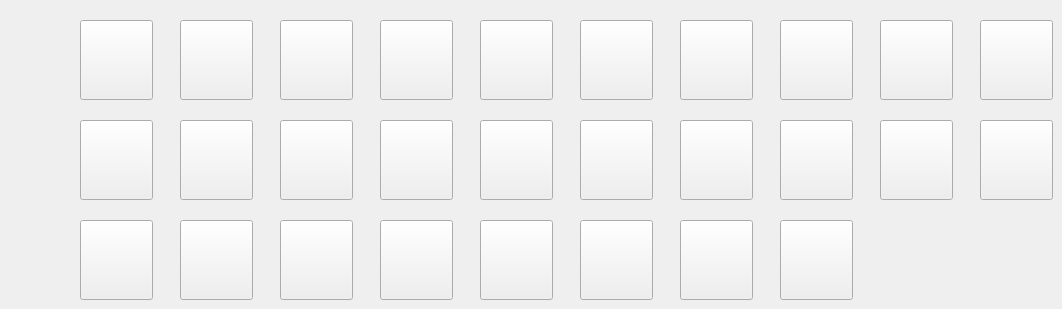
      <widget class="QWidget" name="tab_3">
       <property name="autoFillBackground">
        <bool>true</bool>
       </property>
       <attribute name="title">
        <string>Archer</string>
       </attribute>
       <widget class="QPushButton" name="servant_cal_012">
        <property name="geometry">
         <rect>
          <x>80</x>
          <y>20</y>
          <width>73</width>
          <height>80</height>
         </rect>
        </property>
        <property name="text">
         <string notr="true"/>
        </property>
        <property name="icon">
         <iconset resource="resource.qrc">
          <normaloff>:/resource/head/012.jpg</normaloff>:/resource/head/012.jpg</iconset>
        </property>
        <property name="iconSize">
         <size>
          <width>80</width>
          <height>80</height>
         </size>
        </property>
        <property name="autoRepeat">
         <bool>false</bool>
        </property>
       </widget>
       <widget class="QPushButton" name="servant_cal_129">
        <property name="geometry">
         <rect>
          <x>480</x>
          <y>20</y>
          <width>73</width>
          <height>80</height>
         </rect>
        </property>
        <property name="text">
         <string notr="true"/>
        </property>
        <property name="icon">
         <iconset resource="resource.qrc">
          <normaloff>:/resource/head/129.jpg</normaloff>:/resource/head/129.jpg</iconset>
        </property>
        <property name="iconSize">
         <size>
          <width>80</width>
          <height>80</height>
         </size>
        </property>
        <property name="autoRepeat">
         <bool>false</bool>
        </property>
       </widget>
       <widget class="QPushButton" name="servant_cal_014">
        <property name="geometry">
         <rect>
          <x>80</x>
          <y>120</y>
          <width>73</width>
          <height>80</height>
         </rect>
        </property>
        <property name="text">
         <string notr="true"/>
        </property>
        <property name="icon">
         <iconset resource="resource.qrc">
          <normaloff>:/resource/head/014.jpg</normaloff>:/resource/head/014.jpg</iconset>
        </property>
        <property name="iconSize">
         <size>
          <width>80</width>
          <height>80</height>
         </size>
        </property>
        <property name="autoRepeat">
         <bool>false</bool>
        </property>
       </widget>
       <widget class="QPushButton" name="servant_cal_216">
        <property name="geometry">
         <rect>
          <x>880</x>
          <y>20</y>
          <width>73</width>
          <height>80</height>
         </rect>
        </property>
        <property name="text">
         <string notr="true"/>
        </property>
        <property name="icon">
         <iconset resource="resource.qrc">
          <normaloff>:/resource/head/216.jpg</normaloff>:/resource/head/216.jpg</iconset>
        </property>
        <property name="iconSize">
         <size>
          <width>80</width>
          <height>80</height>
         </size>
        </property>
        <property name="autoRepeat">
         <bool>false</bool>
        </property>
       </widget>
       <widget class="QPushButton" name="servant_cal_207">
        <property name="geometry">
         <rect>
          <x>80</x>
          <y>220</y>
          <width>73</width>
          <height>80</height>
         </rect>
        </property>
        <property name="text">
         <string notr="true"/>
        </property>
        <property name="icon">
         <iconset resource="resource.qrc">
          <normaloff>:/resource/head/207.jpg</normaloff>:/resource/head/207.jpg</iconset>
        </property>
        <property name="iconSize">
         <size>
          <width>80</width>
          <height>80</height>
         </size>
        </property>
        <property name="autoRepeat">
         <bool>false</bool>
        </property>
       </widget>
       <widget class="QPushButton" name="servant_cal_122">
        <property name="geometry">
         <rect>
          <x>280</x>
          <y>120</y>
          <width>73</width>
          <height>80</height>
         </rect>
        </property>
        <property name="text">
         <string notr="true"/>
        </property>
        <property name="icon">
         <iconset resource="resource.qrc">
          <normaloff>:/resource/head/122.jpg</normaloff>:/resource/head/122.jpg</iconset>
        </property>
        <property name="iconSize">
         <size>
          <width>80</width>
          <height>80</height>
         </size>
        </property>
        <property name="autoRepeat">
         <bool>false</bool>
        </property>
       </widget>
       <widget class="QPushButton" name="servant_cal_212">
        <property name="geometry">
         <rect>
          <x>780</x>
          <y>20</y>
          <width>73</width>
          <height>80</height>
         </rect>
        </property>
        <property name="text">
         <string notr="true"/>
        </property>
        <property name="icon">
         <iconset resource="resource.qrc">
          <normaloff>:/resource/head/212.jpg</normaloff>:/resource/head/212.jpg</iconset>
        </property>
        <property name="iconSize">
         <size>
          <width>80</width>
          <height>80</height>
         </size>
        </property>
        <property name="autoRepeat">
         <bool>false</bool>
        </property>
       </widget>
       <widget class="QPushButton" name="servant_cal_131">
        <property name="geometry">
         <rect>
          <x>380</x>
          <y>120</y>
          <width>73</width>
          <height>80</height>
         </rect>
        </property>
        <property name="text">
         <string notr="true"/>
        </property>
        <property name="icon">
         <iconset resource="resource.qrc">
          <normaloff>:/resource/head/131.jpg</normaloff>:/resource/head/131.jpg</iconset>
        </property>
        <property name="iconSize">
         <size>
          <width>80</width>
          <height>80</height>
         </size>
        </property>
        <property name="autoRepeat">
         <bool>false</bool>
        </property>
       </widget>
       <widget class="QPushButton" name="servant_cal_180">
        <property name="geometry">
         <rect>
          <x>680</x>
          <y>120</y>
          <width>73</width>
          <height>80</height>
         </rect>
        </property>
        <property name="text">
         <string notr="true"/>
        </property>
        <property name="icon">
         <iconset resource="resource.qrc">
          <normaloff>:/resource/head/180.jpg</normaloff>:/resource/head/180.jpg</iconset>
        </property>
        <property name="iconSize">
         <size>
          <width>80</width>
          <height>80</height>
         </size>
        </property>
        <property name="autoRepeat">
         <bool>false</bool>
        </property>
       </widget>
       <widget class="QPushButton" name="servant_cal_077">
        <property name="geometry">
         <rect>
          <x>280</x>
          <y>20</y>
          <width>73</width>
          <height>80</height>
         </rect>
        </property>
        <property name="text">
         <string notr="true"/>
        </property>
        <property name="icon">
         <iconset resource="resource.qrc">
          <normaloff>:/resource/head/077.jpg</normaloff>:/resource/head/077.jpg</iconset>
        </property>
        <property name="iconSize">
         <size>
          <width>80</width>
          <height>80</height>
         </size>
        </property>
        <property name="autoRepeat">
         <bool>false</bool>
        </property>
       </widget>
       <widget class="QPushButton" name="servant_cal_200">
        <property name="geometry">
         <rect>
          <x>980</x>
          <y>120</y>
          <width>73</width>
          <height>80</height>
         </rect>
        </property>
        <property name="text">
         <string notr="true"/>
        </property>
        <property name="icon">
         <iconset resource="resource.qrc">
          <normaloff>:/resource/head/200.jpg</normaloff>:/resource/head/200.jpg</iconset>
        </property>
        <property name="iconSize">
         <size>
          <width>80</width>
          <height>80</height>
         </size>
        </property>
        <property name="autoRepeat">
         <bool>false</bool>
        </property>
       </widget>
       <widget class="QPushButton" name="servant_cal_069">
        <property name="geometry">
         <rect>
          <x>180</x>
          <y>120</y>
          <width>73</width>
          <height>80</height>
         </rect>
        </property>
        <property name="text">
         <string notr="true"/>
        </property>
        <property name="icon">
         <iconset resource="resource.qrc">
          <normaloff>:/resource/head/069.jpg</normaloff>:/resource/head/069.jpg</iconset>
        </property>
        <property name="iconSize">
         <size>
          <width>80</width>
          <height>80</height>
         </size>
        </property>
        <property name="autoRepeat">
         <bool>false</bool>
        </property>
       </widget>
       <widget class="QPushButton" name="servant_cal_063">
        <property name="geometry">
         <rect>
          <x>380</x>
          <y>220</y>
          <width>73</width>
          <height>80</height>
         </rect>
        </property>
        <property name="text">
         <string notr="true"/>
        </property>
        <property name="icon">
         <iconset resource="resource.qrc">
          <normaloff>:/resource/head/063.jpg</normaloff>:/resource/head/063.jpg</iconset>
        </property>
        <property name="iconSize">
         <size>
          <width>80</width>
          <height>80</height>
         </size>
        </property>
        <property name="autoRepeat">
         <bool>false</bool>
        </property>
       </widget>
       <widget class="QPushButton" name="servant_cal_137">
        <property name="geometry">
         <rect>
          <x>480</x>
          <y>120</y>
          <width>73</width>
          <height>80</height>
         </rect>
        </property>
        <property name="text">
         <string notr="true"/>
        </property>
        <property name="icon">
         <iconset resource="resource.qrc">
          <normaloff>:/resource/head/137.jpg</normaloff>:/resource/head/137.jpg</iconset>
        </property>
        <property name="iconSize">
         <size>
          <width>80</width>
          <height>80</height>
         </size>
        </property>
        <property name="autoRepeat">
         <bool>false</bool>
        </property>
       </widget>
       <widget class="QPushButton" name="servant_cal_184">
        <property name="geometry">
         <rect>
          <x>780</x>
          <y>120</y>
          <width>73</width>
          <height>80</height>
         </rect>
        </property>
        <property name="text">
         <string notr="true"/>
        </property>
        <property name="icon">
         <iconset resource="resource.qrc">
          <normaloff>:/resource/head/184.jpg</normaloff>:/resource/head/184.jpg</iconset>
        </property>
        <property name="iconSize">
         <size>
          <width>80</width>
          <height>80</height>
         </size>
        </property>
        <property name="autoRepeat">
         <bool>false</bool>
        </property>
       </widget>
       <widget class="QPushButton" name="servant_cal_011">
        <property name="geometry">
         <rect>
          <x>980</x>
          <y>20</y>
          <width>73</width>
          <height>80</height>
         </rect>
        </property>
        <property name="text">
         <string notr="true"/>
        </property>
        <property name="icon">
         <iconset resource="resource.qrc">
          <normaloff>:/resource/head/011.jpg</normaloff>:/resource/head/011.jpg</iconset>
        </property>
        <property name="iconSize">
         <size>
          <width>80</width>
          <height>80</height>
         </size>
        </property>
        <property name="autoRepeat">
         <bool>false</bool>
        </property>
       </widget>
       <widget class="QPushButton" name="servant_cal_084">
        <property name="geometry">
         <rect>
          <x>380</x>
          <y>20</y>
          <width>73</width>
          <height>80</height>
         </rect>
        </property>
        <property name="text">
         <string notr="true"/>
        </property>
        <property name="icon">
         <iconset resource="resource.qrc">
          <normaloff>:/resource/head/084.jpg</normaloff>:/resource/head/084.jpg</iconset>
        </property>
        <property name="iconSize">
         <size>
          <width>80</width>
          <height>80</height>
         </size>
        </property>
        <property name="autoRepeat">
         <bool>false</bool>
        </property>
       </widget>
       <widget class="QPushButton" name="servant_cal_142">
        <property name="geometry">
         <rect>
          <x>580</x>
          <y>20</y>
          <width>73</width>
          <height>80</height>
         </rect>
        </property>
        <property name="text">
         <string notr="true"/>
        </property>
        <property name="icon">
         <iconset resource="resource.qrc">
          <normaloff>:/resource/head/142.jpg</normaloff>:/resource/head/142.jpg</iconset>
        </property>
        <property name="iconSize">
         <size>
          <width>80</width>
          <height>80</height>
         </size>
        </property>
        <property name="autoRepeat">
         <bool>false</bool>
        </property>
       </widget>
       <widget class="QPushButton" name="servant_cal_105">
        <property name="geometry">
         <rect>
          <x>580</x>
          <y>220</y>
          <width>73</width>
          <height>80</height>
         </rect>
        </property>
        <property name="text">
         <string notr="true"/>
        </property>
        <property name="icon">
         <iconset resource="resource.qrc">
          <normaloff>:/resource/head/105.jpg</normaloff>:/resource/head/105.jpg</iconset>
        </property>
        <property name="iconSize">
         <size>
          <width>80</width>
          <height>80</height>
         </size>
        </property>
        <property name="autoRepeat">
         <bool>false</bool>
        </property>
       </widget>
       <widget class="QPushButton" name="servant_cal_013">
        <property name="geometry">
         <rect>
          <x>180</x>
          <y>220</y>
          <width>73</width>
          <height>80</height>
         </rect>
        </property>
        <property name="text">
         <string notr="true"/>
        </property>
        <property name="icon">
         <iconset resource="resource.qrc">
          <normaloff>:/resource/head/013.jpg</normaloff>:/resource/head/013.jpg</iconset>
        </property>
        <property name="iconSize">
         <size>
          <width>80</width>
          <height>80</height>
         </size>
        </property>
        <property name="autoRepeat">
         <bool>false</bool>
        </property>
       </widget>
       <widget class="QPushButton" name="servant_cal_060">
        <property name="geometry">
         <rect>
          <x>180</x>
          <y>20</y>
          <width>73</width>
          <height>80</height>
         </rect>
        </property>
        <property name="text">
         <string notr="true"/>
        </property>
        <property name="icon">
         <iconset resource="resource.qrc">
          <normaloff>:/resource/head/060.jpg</normaloff>:/resource/head/060.jpg</iconset>
        </property>
        <property name="iconSize">
         <size>
          <width>80</width>
          <height>80</height>
         </size>
        </property>
        <property name="autoRepeat">
         <bool>false</bool>
        </property>
       </widget>
       <widget class="QPushButton" name="servant_cal_095">
        <property name="geometry">
         <rect>
          <x>480</x>
          <y>220</y>
          <width>73</width>
          <height>80</height>
         </rect>
        </property>
        <property name="text">
         <string notr="true"/>
        </property>
        <property name="icon">
         <iconset resource="resource.qrc">
          <normaloff>:/resource/head/095.jpg</normaloff>:/resource/head/095.jpg</iconset>
        </property>
        <property name="iconSize">
         <size>
          <width>80</width>
          <height>80</height>
         </size>
        </property>
        <property name="autoRepeat">
         <bool>false</bool>
        </property>
       </widget>
       <widget class="QPushButton" name="servant_cal_125">
        <property name="geometry">
         <rect>
          <x>680</x>
          <y>220</y>
          <width>73</width>
          <height>80</height>
         </rect>
        </property>
        <property name="text">
         <string notr="true"/>
        </property>
        <property name="icon">
         <iconset resource="resource.qrc">
          <normaloff>:/resource/head/125.jpg</normaloff>:/resource/head/125.jpg</iconset>
        </property>
        <property name="iconSize">
         <size>
          <width>80</width>
          <height>80</height>
         </size>
        </property>
        <property name="autoRepeat">
         <bool>false</bool>
        </property>
       </widget>
       <widget class="QPushButton" name="servant_cal_157">
        <property name="geometry">
         <rect>
          <x>580</x>
          <y>120</y>
          <width>73</width>
          <height>80</height>
         </rect>
        </property>
        <property name="text">
         <string notr="true"/>
        </property>
        <property name="icon">
         <iconset resource="resource.qrc">
          <normaloff>:/resource/head/157.jpg</normaloff>:/resource/head/157.jpg</iconset>
        </property>
        <property name="iconSize">
         <size>
          <width>80</width>
          <height>80</height>
         </size>
        </property>
        <property name="autoRepeat">
         <bool>false</bool>
        </property>
       </widget>
       <widget class="QPushButton" name="servant_cal_197">
        <property name="geometry">
         <rect>
          <x>880</x>
          <y>120</y>
          <width>73</width>
          <height>80</height>
         </rect>
        </property>
        <property name="text">
         <string notr="true"/>
        </property>
        <property name="icon">
         <iconset resource="resource.qrc">
          <normaloff>:/resource/head/197.jpg</normaloff>:/resource/head/197.jpg</iconset>
        </property>
        <property name="iconSize">
         <size>
          <width>80</width>
          <height>80</height>
         </size>
        </property>
        <property name="autoRepeat">
         <bool>false</bool>
        </property>
       </widget>
       <widget class="QPushButton" name="servant_cal_015">
        <property name="geometry">
         <rect>
          <x>280</x>
          <y>220</y>
          <width>73</width>
          <height>80</height>
         </rect>
        </property>
        <property name="text">
         <string notr="true"/>
        </property>
        <property name="icon">
         <iconset resource="resource.qrc">
          <normaloff>:/resource/head/015.jpg</normaloff>:/resource/head/015.jpg</iconset>
        </property>
        <property name="iconSize">
         <size>
          <width>80</width>
          <height>80</height>
         </size>
        </property>
        <property name="autoRepeat">
         <bool>false</bool>
        </property>
       </widget>
       <widget class="QPushButton" name="servant_cal_156">
        <property name="geometry">
         <rect>
          <x>680</x>
          <y>20</y>
          <width>73</width>
          <height>80</height>
         </rect>
        </property>
        <property name="text">
         <string notr="true"/>
        </property>
        <property name="icon">
         <iconset resource="resource.qrc">
          <normaloff>:/resource/head/156.jpg</normaloff>:/resource/head/156.jpg</iconset>
        </property>
        <property name="iconSize">
         <size>
          <width>80</width>
          <height>80</height>
         </size>
        </property>
        <property name="autoRepeat">
         <bool>false</bool>
        </property>
       </widget>
       <widget class="QPushButton" name="servant_cal_016">
        <property name="geometry">
         <rect>
          <x>780</x>
          <y>220</y>
          <width>73</width>
          <height>80</height>
         </rect>
        </property>
        <property name="text">
         <string notr="true"/>
        </property>
        <property name="icon">
         <iconset resource="resource.qrc">
          <normaloff>:/resource/head/016.jpg</normaloff>:/resource/head/016.jpg</iconset>
        </property>
        <property name="iconSize">
         <size>
          <width>80</width>
          <height>80</height>
         </size>
        </property>
        <property name="autoRepeat">
         <bool>false</bool>
        </property>
       </widget>
      </widget>
